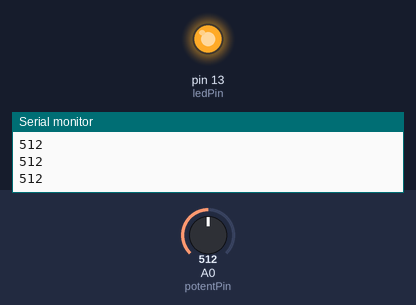
A sketch run on a simulated Arduino Uno, built with avr-gcc and run on an emulated ATmega328P. Shown: output pins drawn as LEDs (lit = HIGH), the last lines printed to the serial monitor. Inputs (shaded band) come from the test bench; at power-on: A0 (potentPin) = 512.

Above: at 1.2 s.
1.3 s: A0 (potentPin) set to 139
2.8 s: A0 (potentPin) set to 116
At 3.4 s:
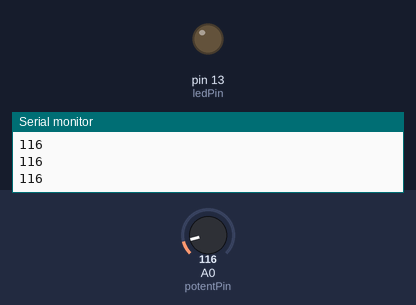
4.3 s: A0 (potentPin) set to 306
At 5.5 s:
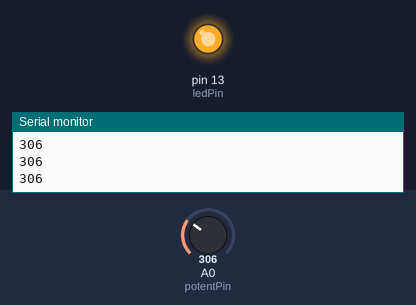
5.8 s: A0 (potentPin) set to 122
At 6.9 s:
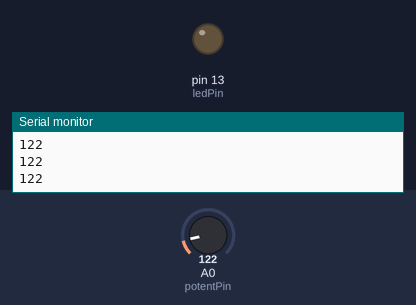
Timing chart, 0 to 8.3 s (numbered marks = the images above; inputs shaded):
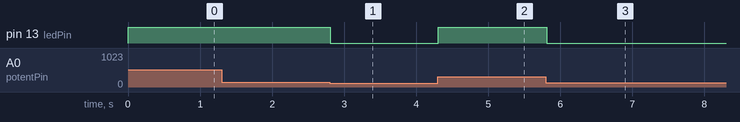

The sketch:

Potenciometro.ino
```cpp
int potentPin = A0, ledPin = 13, val = 0;

void setup() {
  Serial.begin(9600);
  pinMode(potentPin, INPUT);
  pinMode(ledPin, OUTPUT);
}

void loop() {
  val = analogRead(potentPin);
  map(val, 0, 1023, 0, 255);
  Serial.println(val);
  analogWrite(ledPin, val);
}
```

Measured:
- the behaviour switches between 128 and 127 on A0 (potentPin) (found by bisection; images 0 and 1)
- after the input at 2.8 s, pin 13 (ledPin): HIGH → LOW at once
- after the input at 4.3 s, pin 13 (ledPin): LOW → HIGH at once
- after the input at 5.8 s, pin 13 (ledPin): HIGH → LOW at once
